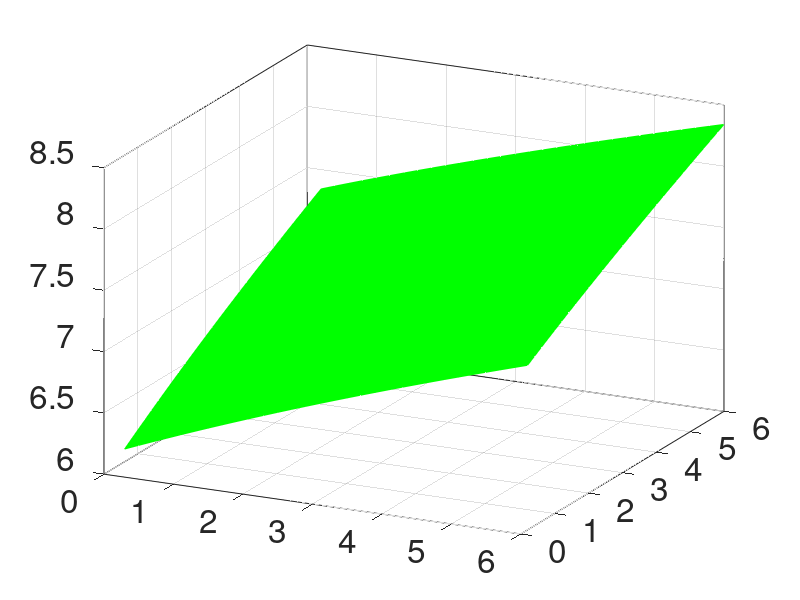

Reproduce this figure in MATLAB. (Note: this script raises an error after producing the figure.)
function Figure1_d
%   Figure1_main Plots all the Figures 1 d in our paper "Universal
%   resilience patterns in complex networks".
%   These data points are obtained by M dynamics with 4 nodes
%  
%   NuRsEv2.0
%   $Id: Figure1_main.m Created at 2018-2-26 11:35:29 $
%   by Jianxi Gao, RPI, Troy, NY
%   Copyright (c) 2012-2018 by Center for Complex Network Research (CCNR)

load Result_M_A23A24
figure1 = figure('color',[1 1 1]);
axes1 = axes('Parent',figure1,'FontSize',24);box(axes1,'on');hold(axes1,'on');
view(axes1,[26 24]);

x = 0.2:0.2:6; % the weight changes of link A_23
y = 0.2:0.2:6; % the weight changes of link A_24
[X,Y] = meshgrid(x,y);
surf(X,Y,hehe_mxl,'FaceColor','g','EdgeColor','g');hold on
grid on; 
alpha(0.5);
surf(X,Y,hehe_mxh,'FaceColor','g','EdgeColor','g');hold on
shading interp %flat %
xlabel('A_{23}');ylabel('A_{24}');zlabel('x')
